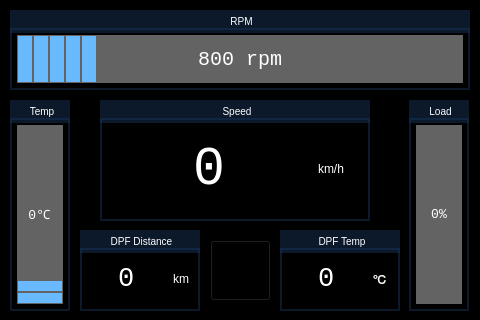
<?xml version="1.0" encoding="UTF-8"?>
<ui version="4.0">
 <class>PiHud</class>
 <widget class="QWidget" name="PiHud">
  <property name="geometry">
   <rect>
    <x>0</x>
    <y>0</y>
    <width>480</width>
    <height>320</height>
   </rect>
  </property>
  <property name="windowTitle">
   <string>Form</string>
  </property>
  <property name="styleSheet">
   <string notr="true">QWidget
{
	background-color: rgb(0, 0, 0);
}
QProgressBar
{
	color: rgb(255, 255, 255);
	border-color: rgb(255, 255, 255);
	background-color: rgb(99, 99, 99);
}
QSpinBox
{
	color: white;
}

QDoubleSpinBox
{
	color: white;
}
QGroupBox {
    border: 2px solid gray;
    border-color: #7717365D;
    margin-top: 18px;
    font-size: 10px;
}

QGroupBox::title {
    subcontrol-origin: margin;
    subcontrol-position: top center;
    padding: 5px 800px;
    background-color: #7717365D;
    color: rgb(255, 255, 255);
}
QLabel {
	color: white;
}</string>
  </property>
  <widget class="QGroupBox" name="groupBox">
   <property name="geometry">
    <rect>
     <x>10</x>
     <y>10</y>
     <width>460</width>
     <height>80</height>
    </rect>
   </property>
   <property name="styleSheet">
    <string notr="true"/>
   </property>
   <property name="title">
    <string>RPM</string>
   </property>
   <layout class="QHBoxLayout" name="horizontalLayout">
    <property name="leftMargin">
     <number>5</number>
    </property>
    <property name="topMargin">
     <number>5</number>
    </property>
    <property name="rightMargin">
     <number>5</number>
    </property>
    <property name="bottomMargin">
     <number>5</number>
    </property>
    <item>
     <widget class="QProgressBar" name="rpmBar">
      <property name="sizePolicy">
       <sizepolicy hsizetype="Expanding" vsizetype="Expanding">
        <horstretch>0</horstretch>
        <verstretch>0</verstretch>
       </sizepolicy>
      </property>
      <property name="font">
       <font>
        <family>Consolas</family>
        <pointsize>15</pointsize>
        <weight>50</weight>
        <bold>false</bold>
       </font>
      </property>
      <property name="contextMenuPolicy">
       <enum>Qt::PreventContextMenu</enum>
      </property>
      <property name="styleSheet">
       <string notr="true">QProgressBar::chunk{
	
	background-color: rgb(105, 185, 255);
	width: 14px;
	margin: 0.8px;
}</string>
      </property>
      <property name="minimum">
       <number>0</number>
      </property>
      <property name="maximum">
       <number>5000</number>
      </property>
      <property name="value">
       <number>800</number>
      </property>
      <property name="alignment">
       <set>Qt::AlignCenter</set>
      </property>
      <property name="orientation">
       <enum>Qt::Horizontal</enum>
      </property>
      <property name="invertedAppearance">
       <bool>false</bool>
      </property>
      <property name="textDirection">
       <enum>QProgressBar::TopToBottom</enum>
      </property>
      <property name="format">
       <string>%v rpm</string>
      </property>
     </widget>
    </item>
   </layout>
  </widget>
  <widget class="QGroupBox" name="groupBox_2">
   <property name="geometry">
    <rect>
     <x>280</x>
     <y>230</y>
     <width>120</width>
     <height>81</height>
    </rect>
   </property>
   <property name="styleSheet">
    <string notr="true"/>
   </property>
   <property name="title">
    <string>DPF Temp</string>
   </property>
   <layout class="QHBoxLayout" name="horizontalLayout_2">
    <property name="leftMargin">
     <number>5</number>
    </property>
    <property name="topMargin">
     <number>5</number>
    </property>
    <property name="rightMargin">
     <number>5</number>
    </property>
    <property name="bottomMargin">
     <number>5</number>
    </property>
    <item>
     <widget class="QSpinBox" name="dpfTempSpin">
      <property name="font">
       <font>
        <family>Consolas</family>
        <pointsize>20</pointsize>
       </font>
      </property>
      <property name="focusPolicy">
       <enum>Qt::NoFocus</enum>
      </property>
      <property name="alignment">
       <set>Qt::AlignCenter</set>
      </property>
      <property name="readOnly">
       <bool>true</bool>
      </property>
      <property name="buttonSymbols">
       <enum>QAbstractSpinBox::NoButtons</enum>
      </property>
      <property name="maximum">
       <number>1000</number>
      </property>
     </widget>
    </item>
    <item>
     <widget class="QLabel" name="label_3">
      <property name="minimumSize">
       <size>
        <width>20</width>
        <height>30</height>
       </size>
      </property>
      <property name="maximumSize">
       <size>
        <width>30</width>
        <height>30</height>
       </size>
      </property>
      <property name="text">
       <string>℃</string>
      </property>
     </widget>
    </item>
   </layout>
  </widget>
  <widget class="QGroupBox" name="groupBox_3">
   <property name="geometry">
    <rect>
     <x>100</x>
     <y>100</y>
     <width>270</width>
     <height>121</height>
    </rect>
   </property>
   <property name="styleSheet">
    <string notr="true"/>
   </property>
   <property name="title">
    <string>Speed</string>
   </property>
   <layout class="QHBoxLayout" name="horizontalLayout_3">
    <property name="leftMargin">
     <number>5</number>
    </property>
    <property name="topMargin">
     <number>5</number>
    </property>
    <property name="rightMargin">
     <number>5</number>
    </property>
    <property name="bottomMargin">
     <number>5</number>
    </property>
    <item>
     <widget class="QSpinBox" name="speedSpin">
      <property name="sizePolicy">
       <sizepolicy hsizetype="Minimum" vsizetype="Expanding">
        <horstretch>0</horstretch>
        <verstretch>0</verstretch>
       </sizepolicy>
      </property>
      <property name="font">
       <font>
        <family>Consolas</family>
        <pointsize>40</pointsize>
        <weight>50</weight>
        <bold>false</bold>
       </font>
      </property>
      <property name="focusPolicy">
       <enum>Qt::NoFocus</enum>
      </property>
      <property name="alignment">
       <set>Qt::AlignCenter</set>
      </property>
      <property name="readOnly">
       <bool>true</bool>
      </property>
      <property name="buttonSymbols">
       <enum>QAbstractSpinBox::NoButtons</enum>
      </property>
      <property name="specialValueText">
       <string/>
      </property>
      <property name="suffix">
       <string/>
      </property>
      <property name="prefix">
       <string/>
      </property>
      <property name="maximum">
       <number>250</number>
      </property>
     </widget>
    </item>
    <item>
     <widget class="QLabel" name="label">
      <property name="minimumSize">
       <size>
        <width>45</width>
        <height>30</height>
       </size>
      </property>
      <property name="maximumSize">
       <size>
        <width>30</width>
        <height>30</height>
       </size>
      </property>
      <property name="text">
       <string>km/h</string>
      </property>
     </widget>
    </item>
   </layout>
  </widget>
  <widget class="QGroupBox" name="groupBox_4">
   <property name="geometry">
    <rect>
     <x>80</x>
     <y>230</y>
     <width>120</width>
     <height>81</height>
    </rect>
   </property>
   <property name="styleSheet">
    <string notr="true"/>
   </property>
   <property name="title">
    <string>DPF Distance</string>
   </property>
   <layout class="QHBoxLayout" name="horizontalLayout_4">
    <property name="leftMargin">
     <number>5</number>
    </property>
    <property name="topMargin">
     <number>5</number>
    </property>
    <property name="rightMargin">
     <number>5</number>
    </property>
    <property name="bottomMargin">
     <number>5</number>
    </property>
    <item>
     <widget class="QSpinBox" name="dpfDistSpin">
      <property name="font">
       <font>
        <family>Consolas</family>
        <pointsize>20</pointsize>
       </font>
      </property>
      <property name="focusPolicy">
       <enum>Qt::NoFocus</enum>
      </property>
      <property name="alignment">
       <set>Qt::AlignCenter</set>
      </property>
      <property name="readOnly">
       <bool>true</bool>
      </property>
      <property name="buttonSymbols">
       <enum>QAbstractSpinBox::NoButtons</enum>
      </property>
      <property name="maximum">
       <number>1000</number>
      </property>
     </widget>
    </item>
    <item>
     <widget class="QLabel" name="label_4">
      <property name="minimumSize">
       <size>
        <width>20</width>
        <height>30</height>
       </size>
      </property>
      <property name="maximumSize">
       <size>
        <width>30</width>
        <height>30</height>
       </size>
      </property>
      <property name="sizeIncrement">
       <size>
        <width>30</width>
        <height>30</height>
       </size>
      </property>
      <property name="text">
       <string>km</string>
      </property>
     </widget>
    </item>
   </layout>
  </widget>
  <widget class="QGroupBox" name="groupBox_6">
   <property name="geometry">
    <rect>
     <x>10</x>
     <y>100</y>
     <width>60</width>
     <height>211</height>
    </rect>
   </property>
   <property name="styleSheet">
    <string notr="true"/>
   </property>
   <property name="title">
    <string>Temp</string>
   </property>
   <property name="alignment">
    <set>Qt::AlignCenter</set>
   </property>
   <layout class="QHBoxLayout" name="horizontalLayout_6">
    <property name="leftMargin">
     <number>5</number>
    </property>
    <property name="topMargin">
     <number>5</number>
    </property>
    <property name="rightMargin">
     <number>5</number>
    </property>
    <property name="bottomMargin">
     <number>5</number>
    </property>
    <item>
     <widget class="QProgressBar" name="tempBar">
      <property name="sizePolicy">
       <sizepolicy hsizetype="Expanding" vsizetype="Expanding">
        <horstretch>0</horstretch>
        <verstretch>0</verstretch>
       </sizepolicy>
      </property>
      <property name="font">
       <font>
        <family>Consolas</family>
        <pointsize>10</pointsize>
       </font>
      </property>
      <property name="styleSheet">
       <string notr="true">QProgressBar::chunk{
	
	background-color: rgb(105, 185, 255);
	height: 9.5px;
	margin: 0.5px;
}</string>
      </property>
      <property name="minimum">
       <number>-20</number>
      </property>
      <property name="maximum">
       <number>200</number>
      </property>
      <property name="value">
       <number>0</number>
      </property>
      <property name="alignment">
       <set>Qt::AlignCenter</set>
      </property>
      <property name="orientation">
       <enum>Qt::Vertical</enum>
      </property>
      <property name="invertedAppearance">
       <bool>false</bool>
      </property>
      <property name="textDirection">
       <enum>QProgressBar::TopToBottom</enum>
      </property>
      <property name="format">
       <string>%v℃</string>
      </property>
     </widget>
    </item>
   </layout>
  </widget>
  <widget class="QGroupBox" name="groupBox_7">
   <property name="geometry">
    <rect>
     <x>409</x>
     <y>100</y>
     <width>60</width>
     <height>211</height>
    </rect>
   </property>
   <property name="contextMenuPolicy">
    <enum>Qt::PreventContextMenu</enum>
   </property>
   <property name="styleSheet">
    <string notr="true"/>
   </property>
   <property name="title">
    <string>Load</string>
   </property>
   <property name="alignment">
    <set>Qt::AlignCenter</set>
   </property>
   <layout class="QHBoxLayout" name="horizontalLayout_7">
    <property name="leftMargin">
     <number>5</number>
    </property>
    <property name="topMargin">
     <number>5</number>
    </property>
    <property name="rightMargin">
     <number>5</number>
    </property>
    <property name="bottomMargin">
     <number>5</number>
    </property>
    <item>
     <widget class="QProgressBar" name="loadBar">
      <property name="sizePolicy">
       <sizepolicy hsizetype="Expanding" vsizetype="Expanding">
        <horstretch>0</horstretch>
        <verstretch>0</verstretch>
       </sizepolicy>
      </property>
      <property name="font">
       <font>
        <family>Consolas</family>
        <pointsize>10</pointsize>
       </font>
      </property>
      <property name="styleSheet">
       <string notr="true">QProgressBar::chunk{
	
	background-color: rgb(105, 185, 255);
	height: 9.5px;
	margin: 0.5px;
}</string>
      </property>
      <property name="minimum">
       <number>0</number>
      </property>
      <property name="maximum">
       <number>100</number>
      </property>
      <property name="value">
       <number>0</number>
      </property>
      <property name="alignment">
       <set>Qt::AlignCenter</set>
      </property>
      <property name="orientation">
       <enum>Qt::Vertical</enum>
      </property>
      <property name="invertedAppearance">
       <bool>false</bool>
      </property>
      <property name="textDirection">
       <enum>QProgressBar::TopToBottom</enum>
      </property>
      <property name="format">
       <string>%p%</string>
      </property>
     </widget>
    </item>
   </layout>
  </widget>
  <widget class="QPushButton" name="dpfEnabled">
   <property name="enabled">
    <bool>false</bool>
   </property>
   <property name="geometry">
    <rect>
     <x>210</x>
     <y>240</y>
     <width>61</width>
     <height>61</height>
    </rect>
   </property>
   <property name="text">
    <string/>
   </property>
   <property name="icon">
    <iconset>
     <normaloff>dpf.png</normaloff>dpf.png</iconset>
   </property>
   <property name="iconSize">
    <size>
     <width>61</width>
     <height>61</height>
    </size>
   </property>
   <property name="checkable">
    <bool>false</bool>
   </property>
  </widget>
 </widget>
 <resources/>
 <connections/>
</ui>
